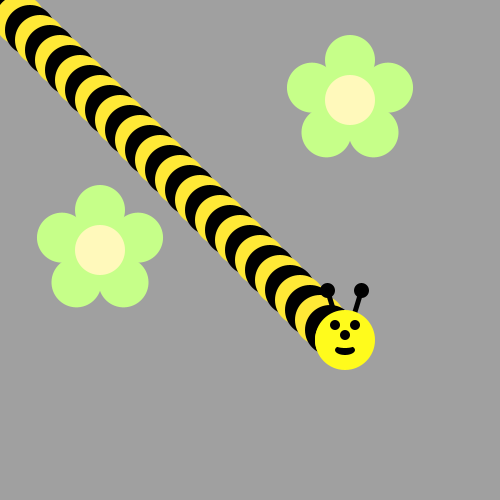
Frame 1 (no input)
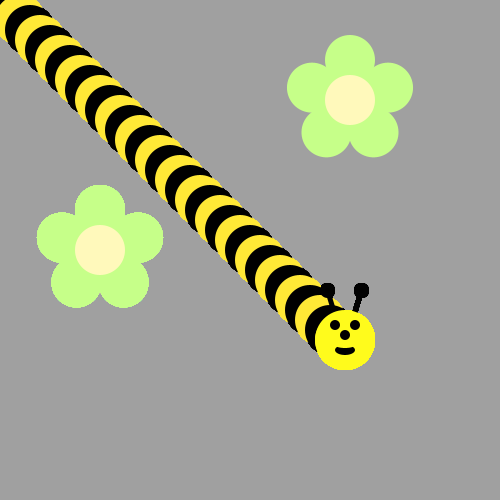
Frame 60 (the mouse pressed at the canvas centre just before this capture)
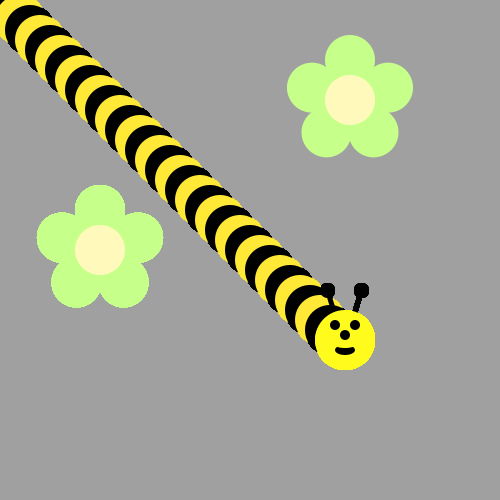
Frame 120 (the mouse held since frame 60 and released just before this capture)

The Processing sketch that drew these frames (run headless with seeded random() and noise(); from frame 60 on, the mouse is pressed at the canvas centre):

// Processing sketch: Bumble_Bee_Challenge
// ── Bumble_Bee_Challenge.pde
void setup() {  
  ellipseMode(CENTER);
  size(500, 500);
  background(160, 160, 160); 
  drawFlower(350, 100);
}
void draw () {
  drawBee(10, 10);
  drawFlower(100,250);
  drawBeeFace(245,90);
}

void drawBee(int x, int y) {
  for (int i = 0; i < 35; i++) {
    if (i % 2 == 0) {
      fill(255, 232, 54);
    } else if (i % 2== 1) {
      fill(0, 0, 0);
    }
    ellipse(x * i, y * i, 50, 50);
  }
}
void drawFlower(int x, int y) {
  noStroke();
   translate(x, y);
  // draw 5 petals, rotating after each one
  fill(#c6ff89); // green
  for (int i = 0; i < 5; i++) {
    ellipse(0, -40, 50, 50);
    rotate(radians(72));
  }
  fill(#fff9bb); // light yellow
  ellipse(0, 0, 50, 50);
}
void drawBeeFace(int BeeFaceX, int BeeFaceY) {
  noStroke();
  fill(0, 0, 0);
  stroke(1);
  strokeWeight(5);
  line(BeeFaceX-10, BeeFaceY-27, BeeFaceX-17, BeeFaceY-50);
  line(BeeFaceX+10, BeeFaceY-27, BeeFaceX+17, BeeFaceY-50);
  ellipse(BeeFaceX-17, BeeFaceY-50, 10, 10);
  ellipse(BeeFaceX+17, BeeFaceY-50, 10, 10);
  noStroke();
  fill(255, 251, 28);
  ellipse(BeeFaceX, BeeFaceY, 60, 60); // face
  fill(255, 237, 209);
  fill(0, 0, 0);
  ellipse(BeeFaceX-10, BeeFaceY-15, 10, 10); // eyes
  ellipse(BeeFaceX+10, BeeFaceY-15, 10, 10);
  ellipse(BeeFaceX, BeeFaceY-5, 10, 10); // nose
  ellipse(BeeFaceX, BeeFaceY+10, 20, 10);// mouth
  fill(255, 251, 28);
  ellipse(BeeFaceX, BeeFaceY+5, 20, 6);
}
